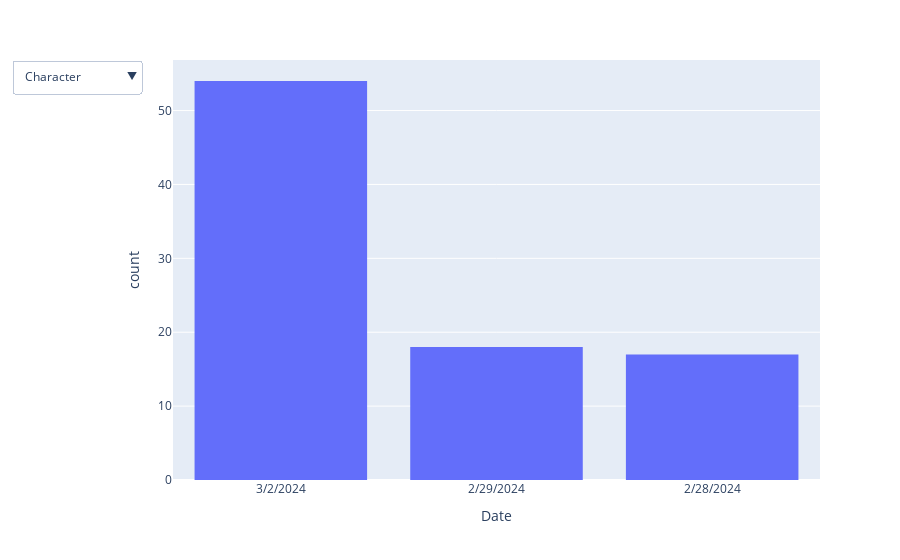

Here is the notebook cell this chart was saved with:
### Code cell
dropdown_options = []
for column in df.columns:
    fig = px.histogram(df, x=column)
    fig.update_xaxes(categoryorder="max descending")
    dropdown_options.append(
        dict(
            label=column,
            method="update",
            args=[
                {
                    "x": [df[column]],
                    "title": f"Total Counts for {column}"
                }
            ]
        )
    )
    
    fig.update_layout(
        updatemenus=[
            dict(
                type="dropdown",
                direction="down",
                showactive=True,
                buttons=dropdown_options
            )
        ]
    )
fig.show()

### Figure 1 — Plotly figure (JSON) as saved in the notebook; plotly's stock layout.template omitted (floating-point values rounded to 4 significant figures)
{"data": [{"alignmentgroup": "True", "bingroup": "x", "hovertemplate": "Date=%{x}<br>count=%{y}<extra></extra>", "legendgroup": "", "marker": {"color": "#636efa"}, "name": "", "offsetgroup": "", "orientation": "v", "showlegend": false, "type": "histogram", "x": ["2/28/2024", "2/28/2024", "2/28/2024", "2/28/2024", "2/28/2024", "2/28/2024", "2/28/2024", "2/28/2024", "2/28/2024", "2/28/2024", "2/28/2024", "2/28/2024", "2/28/2024", "2/28/2024", "2/28/2024", "2/28/2024", "2/28/2024", "2/29/2024", "2/29/2024", "2/29/2024", "2/29/2024", "2/29/2024", "2/29/2024", "2/29/2024", "2/29/2024", "2/29/2024", "2/29/2024", "2/29/2024", "2/29/2024", "2/29/2024", "2/29/2024", "2/29/2024", "2/29/2024", "2/29/2024", "2/29/2024", "3/2/2024", "3/2/2024", "3/2/2024", "3/2/2024", "3/2/2024", "3/2/2024", "3/2/2024", "3/2/2024", "3/2/2024", "3/2/2024", "3/2/2024", "3/2/2024", "3/2/2024", "3/2/2024", "3/2/2024", "3/2/2024", "3/2/2024", "3/2/2024", "3/2/2024", "3/2/2024", "3/2/2024", "3/2/2024", "3/2/2024", "3/2/2024", "3/2/2024", "3/2/2024", "3/2/2024", "3/2/2024", "3/2/2024", "3/2/2024", "3/2/2024", "3/2/2024", "3/2/2024", "3/2/2024", "3/2/2024", "3/2/2024", "3/2/2024", "3/2/2024", "3/2/2024", "3/2/2024", "3/2/2024", "3/2/2024", "3/2/2024", "3/2/2024", "3/2/2024", "3/2/2024", "3/2/2024", "3/2/2024", "3/2/2024", "3/2/2024", "3/2/2024", "3/2/2024", "3/2/2024", "3/2/2024"], "xaxis": "x", "yaxis": "y"}], "layout": {"barmode": "relative", "legend": {"tracegroupgap": 0}, "margin": {"t": 60}, "updatemenus": [{"buttons": [{"args": [{"title": "Total Counts for Character", "x": [["Lakitu", "Morton", "Lakitu", "Morton", "Lakitu", "Morton", "Lakitu", "Morton", "Bowser Jr.", "Koopa Trooper", "Bowser Jr.", "Koopa Trooper", "Bowser Jr.", "Koopa Trooper", "Bowser Jr.", "Koopa Trooper", "Donkey Kong", "Toad", "Villager (Girl)", "Dry Bones", "Toad", "Villager (Girl)", "Dry Bones", "Toad", "Villager (Girl)", "Dry Bones", "Toad", "Villager (Girl)", "Dry Bones", "Toad", "Villager (Girl)", "Dry Bones", "Toad", "Villager (Girl)", "Dry Bones", "Peach", "Yoshi", "Shy Guy", "Peach", "Yoshi", "Shy Guy", "Peach", "Yoshi", "Shy Guy", "Peach", "Yoshi", "Shy Guy", "Peach", "Yoshi", "Shy Guy", "Peach", "Yoshi", "Shy Guy", "King Boo", "Daisy", "Lakitu", "King Boo", "Daisy", "Lakitu", "King Boo", "Daisy", "Lakitu", "King Boo", "Daisy", "Lakitu", "King Boo", "Daisy", "Lakitu", "King Boo", "Daisy", "Lakitu", "Wario", "Lakitu", "Baby Daisy", "Wario", "Lakitu", "Baby Daisy", "Wario", "Lakitu", "Baby Daisy", "Wario", "Lakitu", "Baby Daisy", "Wario", "Lakitu", "Baby Daisy", "Wario", "Lakitu", "Baby Daisy"]]}], "label": "Character", "method": "update"}, {"args": [{"title": "Total Counts for Vehicle", "x": [["Standard ATV", "Mr. Scooty", "Standard ATV", "Mr. Scooty", "Standard ATV", "Mr. Scooty", "Standard ATV", "Mr. Scooty", "Splat Buggy", "Teddy Buggy", "Splat Buggy", "Teddy Buggy", "Splat Buggy", "Teddy Buggy", "Splat Buggy", "Teddy Buggy", "Jet Bike", "Sneeker", "Splat Buggy", "GLA", "Sneeker", "Splat Buggy", "GLA", "Sneeker", "Splat Buggy", "GLA", "Sneeker", "Splat Buggy", "GLA", "Sneeker", "Splat Buggy", "GLA", "Sneeker", "Splat Buggy", "GLA", "Teddy Buggy", "P-Wing", "GLA", "Teddy Buggy", "P-Wing", "GLA", "Teddy Buggy", "P-Wing", "GLA", "Teddy Buggy", "P-Wing", "GLA", "Teddy Buggy", "P-Wing", "GLA", "Teddy Buggy", "P-Wing", "GLA", "Standard Bike", "City Tripper", "Mr. Scooty", "Standard Bike", "City Tripper", "Mr. Scooty", "Standard Bike", "City Tripper", "Mr. Scooty", "Standard Bike", "City Tripper", "Mr. Scooty", "Standard Bike", "City Tripper", "Mr. Scooty", "Standard Bike", "City Tripper", "Mr. Scooty", "The Duke", "Biddybuggy", "Master Cycle", "The Duke", "Biddybuggy", "Master Cycle", "The Duke", "Biddybuggy", "Master Cycle", "The Duke", "Biddybuggy", "Master Cycle", "The Duke", "Biddybuggy", "Master Cycle", "The Duke", "Biddybuggy", "Master Cycle"]]}], "label": "Vehicle", "method": "update"}, {"args": [{"title": "Total Counts for Wheels", "x": [["Retro Off-Road", "Triforce Tires", "Retro Off-Road", "Triforce Tires", "Retro Off-Road", "Triforce Tires", "Retro Off-Road", "Triforce Tires", "Triforce Tires", "Blue Standard", "Triforce Tires", "Blue Standard", "Triforce Tires", "Blue Standard", "Triforce Tires", "Blue Standard", "Monster", "Slick", "Ancient Tires", "Slim", "Slick", "Ancient Tires", "Slim", "Slick", "Ancient Tires", "Slim", "Slick", "Ancient Tires", "Slim", "Slick", "Ancient Tires", "Slim", "Slick", "Ancient Tires", "Slim", "Cushion", "Roller", "Monster", "Cushion", "Roller", "Monster", "Cushion", "Roller", "Monster", "Cushion", "Roller", "Monster", "Cushion", "Roller", "Monster", "Cushion", "Roller", "Monster", "Slim", "Cyber Slick", "Ancient Tires", "Slim", "Cyber Slick", "Ancient Tires", "Slim", "Cyber Slick", "Ancient Tires", "Slim", "Cyber Slick", "Ancient Tires", "Slim", "Cyber Slick", "Ancient Tires", "Slim", "Cyber Slick", "Ancient Tires", "Blue Standard", "Button", "Hot Monster", "Blue Standard", "Button", "Hot Monster", "Blue Standard", "Button", "Hot Monster", "Blue Standard", "Button", "Hot Monster", "Blue Standard", "Button", "Hot Monster", "Blue Standard", "Button", "Hot Monster"]]}], "label": "Wheels", "method": "update"}, {"args": [{"title": "Total Counts for Glider", "x": [["Cloud Glider", "Super Glider", "Cloud Glider", "Super Glider", "Cloud Glider", "Super Glider", "Cloud Glider", "Super Glider", "Parachute", "MKTV Parafoil", "Parachute", "MKTV Parafoil", "Parachute", "MKTV Parafoil", "Parachute", "MKTV Parafoil", "Super Glider", "Wario Wing", "Parachute", "MKTV Parafoil", "Wario Wing", "Parachute", "MKTV Parafoil", "Wario Wing", "Parachute", "MKTV Parafoil", "Wario Wing", "Parachute", "MKTV Parafoil", "Wario Wing", "Parachute", "MKTV Parafoil", "Wario Wing", "Parachute", "MKTV Parafoil", " Wario Wing", "Hylian Kite", "Plane Glider", " Wario Wing", "Hylian Kite", "Plane Glider", " Wario Wing", "Hylian Kite", "Plane Glider", " Wario Wing", "Hylian Kite", "Plane Glider", " Wario Wing", "Hylian Kite", "Plane Glider", " Wario Wing", "Hylian Kite", "Plane Glider", "Waddle Wing", "Bowser Kite", "Parachute", "Waddle Wing", "Bowser Kite", "Parachute", "Waddle Wing", "Bowser Kite", "Parachute", "Waddle Wing", "Bowser Kite", "Parachute", "Waddle Wing", "Bowser Kite", "Parachute", "Waddle Wing", "Bowser Kite", "Parachute", "Plane Glider", "Super Glider", "Paraglider", "Plane Glider", "Super Glider", "Paraglider", "Plane Glider", "Super Glider", "Paraglider", "Plane Glider", "Super Glider", "Paraglider", "Plane Glider", "Super Glider", "Paraglider", "Plane Glider", "Super Glider", "Paraglider"]]}], "label": "Glider", "method": "update"}, {"args": [{"title": "Total Counts for Racer", "x": [["Sofia", "Kaima", "Kaima", "Sofia", "Sofia", "Kaima", "Kaima", "Sofia", "Kaima", "Sofia", "Sofia", "Kaima", "Kaima", "Sofia", "Sofia", "Kaima", "Sofia", "Kaima", "Sofia", "Jules", "Sofia", "Jules", "Kaima", "Jules", "Kaima", "Sofia", "Kaima", "Sofia", "Jules", "Sofia", "Jules", "Kaima", "Jules", "Kaima", "Sofia", "Sofia", "Kaima", "Nick", "Nick", "Sofia", "Kaima", "Kaima", "Nick", "Sofia", "Sofia", "Kaima", "Nick", "Nick", "Sofia", "Kaima", "Kaima", "Nick", "Sofia", "Kaima", "Sofia", "Nick", "Nick", "Kaima", "Sofia", "Sofia", "Nick", "Kaima", "Kaima", "Sofia", "Nick", "Nick", "Kaima", "Sofia", "Sofia", "Nick", "Kaima", "Nick", "Sofia", "Kaima", "Kaima", "Nick", "Sofia", "Sofia", "Kaima", "Nick", "Nick", "Sofia", "Kaima", "Kaima", "Nick", "Sofia", "Kaima", "Nick", "Sofia"]]}], "label": "Racer", "method": "update"}, {"args": [{"title": "Total Counts for Controller Color", "x": [["Red", "Blue", "Red", "Blue", "Red", "Blue", "Red", "Blue", "Red", "Blue", "Red", "Blue", "Red", "Blue", "Red", "Blue", "Red", "Blue", "Red", "Blue", "Blue", "Red", "Blue", "Blue", "Red", "Blue", "Blue", "Red", "Blue", "Blue", "Red", "Blue", "Blue", "Red", "Blue", "Blue", "Red", "Red", "Blue", "Red", "Red", "Blue", "Red", "Red", "Blue", "Red", "Red", "Blue", "Red", "Red", "Blue", "Red", "Red", "Blue", "Red", "Red", "Blue", "Red", "Red", "Blue", "Red", "Red", "Blue", "Red", "Red", "Blue", "Red", "Red", "Blue", "Red", "Red", "Blue", "Red", "Red", "Blue", "Red", "Red", "Blue", "Red", "Red", "Blue", "Red", "Red", "Blue", "Red", "Red", "Blue", "Red", "Red"]]}], "label": "Controller Color", "method": "update"}, {"args": [{"title": "Total Counts for Map", "x": [["Dolphin Shoals", "Dolphin Shoals", "Super Bell Subway", "Super Bell Subway", "Ice Ice Outpost", "Ice Ice Outpost", "Dry Dry Desert", "Dry Dry Desert", "Yoshi Valley", "Yoshi Valley", "Dragon Driftway", "Dragon Driftway", "Yoshi Circuit", "Yoshi Circuit", "Shy Guy Falls", "Shy Guy Falls", "Sunshine Airport", "Big Blue", "Big Blue", "Big Blue", "Dry Dry Desert", "Dry Dry Desert", "Dry Dry Desert", "Dragon Driftway", "Dragon Driftway", "Dragon Driftway", "Cheese Land", "Cheese Land", "Cheese Land", "Thwomp Ruins", "Thwomp Ruins", "Thwomp Ruins", "Mario Circuit", "Mario Circuit", "Mario Circuit", "DK Jungle", "DK Jungle", "DK Jungle", "Toad's Turnpike", "Toad's Turnpike", "Toad's Turnpike", "Bone Dry Dunes", "Bone Dry Dunes", "Bone Dry Dunes", "Music Park", "Music Park", "Music Park", "Bowser's Castle", "Bowser's Castle", "Bowser's Castle", "Cheese Land", "Cheese Land", "Cheese Land", "Mario Kart Stadium", "Mario Kart Stadium", "Mario Kart Stadium", "Dragon Driftway", "Dragon Driftway", "Dragon Driftway", "Mario Circuit", "Mario Circuit", "Mario Circuit", "Cheese Land", "Cheese Land", "Cheese Land", "Shy Guy Falls", "Shy Guy Falls", "Shy Guy Falls", "Rainbow Road", "Rainbow Road", "Rainbow Road", "Mute City", "Mute City", "Mute City", "Ice Ice Outpost", "Ice Ice Outpost", "Ice Ice Outpost", "Bone Dry Dunes", "Bone Dry Dunes", "Bone Dry Dunes", "Hyrule Circuit", "Hyrule Circuit", "Hyrule Circuit", "Dolphin Shoals", "Dolphin Shoals", "Dolphin Shoals", "Thwomp Ruins", "Thwomp Ruins", "Thwomp Ruins"]]}], "label": "Map", "method": "update"}, {"args": [{"title": "Total Counts for Place", "x": [[1, 2, 4, 1, 1, 4, 1, 2, 2, 1, 3, 1, 5, 1, 2, 1, 1, 4, 1, 6, 4, 10, 2, 7, 1, 5, 3, 1, 8, 1, 6, 4, 4, 2, 1, 3, 2, 1, 1, 6, 5, 1, 2, 4, 1, 2, 3, 1, 4, 2, 3, 1, 6, 4, 2, 1, 1, 5, 2, 4, 1, 5, 9, 6, 1, 8, 2, 7, 1, 12, 8, 1, 3, 4, 7, 1, 2, 4, 2, 1, 1, 2, 4, 4, 1, 7, 3, 9, 1]]}], "label": "Place", "method": "update"}, {"args": [{"title": "Total Counts for CC", "x": [[100, 100, 100, 100, 100, 100, 100, 100, 100, 100, 100, 100, 100, 100, 100, 100, 100, 100, 100, 100, 100, 100, 100, 100, 100, 100, 100, 100, 100, 100, 100, 100, 100, 100, 100, 100, 100, 100, 100, 100, 100, 100, 100, 100, 100, 100, 100, 100, 100, 100, 100, 100, 100, 100, 100, 100, 100, 100, 100, 100, 100, 100, 100, 100, 100, 100, 100, 100, 100, 100, 100, 100, 100, 100, 100, 100, 100, 100, 100, 100, 100, 100, 100, 100, 100, 100, 100, 100, 100]]}], "label": "CC", "method": "update"}, {"args": [{"title": "Total Counts for COM", "x": [["Normal", "Normal", "Normal", "Normal", "Normal", "Normal", "Normal", "Normal", "Normal", "Normal", "Normal", "Normal", "Normal", "Normal", "Normal", "Normal", "Normal", "Normal", "Normal", "Normal", "Normal", "Normal", "Normal", "Normal", "Normal", "Normal", "Normal", "Normal", "Normal", "Normal", "Normal", "Normal", "Normal", "Normal", "Normal", "Normal", "Normal", "Normal", "Normal", "Normal", "Normal", "Normal", "Normal", "Normal", "Normal", "Normal", "Normal", "Normal", "Normal", "Normal", "Normal", "Normal", "Normal", "Normal", "Normal", "Normal", "Normal", "Normal", "Normal", "Normal", "Normal", "Normal", "Normal", "Normal", "Normal", "Normal", "Normal", "Normal", "Normal", "Normal", "Normal", "Normal", "Normal", "Normal", "Normal", "Normal", "Normal", "Normal", "Normal", "Normal", "Normal", "Normal", "Normal", "Normal", "Normal", "Normal", "Normal", "Normal", "Normal"]]}], "label": "COM", "method": "update"}, {"args": [{"title": "Total Counts for Auto Steering", "x": [[true, true, true, true, true, true, true, true, true, true, true, true, true, true, true, true, true, true, true, true, true, true, true, true, true, true, true, true, true, true, true, true, true, true, true, true, true, true, true, true, true, true, true, true, true, true, true, true, true, true, true, true, true, false, false, false, false, false, false, false, false, false, false, false, false, false, false, false, false, false, false, false, false, false, false, false, false, false, false, false, false, false, false, false, false, false, false, false, false]]}], "label": "Auto Steering", "method": "update"}, {"args": [{"title": "Total Counts for Stick Steering", "x": [[true, true, true, true, true, true, true, true, true, true, true, true, true, true, true, true, true, true, true, true, true, true, true, true, true, true, true, true, true, true, true, true, true, true, true, true, true, true, true, true, true, true, true, true, true, true, true, true, true, true, true, true, true, true, true, true, true, true, true, true, true, true, true, true, true, true, true, true, true, true, true, true, true, true, true, true, true, true, true, true, true, true, true, true, true, true, true, true, true]]}], "label": "Stick Steering", "method": "update"}, {"args": [{"title": "Total Counts for Auto Drive", "x": [[true, true, true, true, true, true, true, true, true, true, true, true, true, true, true, true, true, true, true, true, true, true, true, true, true, true, true, true, true, true, true, true, true, true, true, true, true, true, true, true, true, true, true, true, true, true, true, true, true, true, true, true, true, true, true, true, true, true, true, true, true, true, true, true, true, true, true, true, true, true, true, true, true, true, true, true, true, true, true, true, true, true, true, true, true, true, true, true, true]]}], "label": "Auto Drive", "method": "update"}, {"args": [{"title": "Total Counts for Date", "x": [["2/28/2024", "2/28/2024", "2/28/2024", "2/28/2024", "2/28/2024", "2/28/2024", "2/28/2024", "2/28/2024", "2/28/2024", "2/28/2024", "2/28/2024", "2/28/2024", "2/28/2024", "2/28/2024", "2/28/2024", "2/28/2024", "2/28/2024", "2/29/2024", "2/29/2024", "2/29/2024", "2/29/2024", "2/29/2024", "2/29/2024", "2/29/2024", "2/29/2024", "2/29/2024", "2/29/2024", "2/29/2024", "2/29/2024", "2/29/2024", "2/29/2024", "2/29/2024", "2/29/2024", "2/29/2024", "2/29/2024", "3/2/2024", "3/2/2024", "3/2/2024", "3/2/2024", "3/2/2024", "3/2/2024", "3/2/2024", "3/2/2024", "3/2/2024", "3/2/2024", "3/2/2024", "3/2/2024", "3/2/2024", "3/2/2024", "3/2/2024", "3/2/2024", "3/2/2024", "3/2/2024", "3/2/2024", "3/2/2024", "3/2/2024", "3/2/2024", "3/2/2024", "3/2/2024", "3/2/2024", "3/2/2024", "3/2/2024", "3/2/2024", "3/2/2024", "3/2/2024", "3/2/2024", "3/2/2024", "3/2/2024", "3/2/2024", "3/2/2024", "3/2/2024", "3/2/2024", "3/2/2024", "3/2/2024", "3/2/2024", "3/2/2024", "3/2/2024", "3/2/2024", "3/2/2024", "3/2/2024", "3/2/2024", "3/2/2024", "3/2/2024", "3/2/2024", "3/2/2024", "3/2/2024", "3/2/2024", "3/2/2024", "3/2/2024"]]}], "label": "Date", "method": "update"}], "direction": "down", "showactive": false, "type": "dropdown"}], "xaxis": {"anchor": "y", "categoryorder": "max descending", "domain": [0, 1], "title": {"text": "Date"}}, "yaxis": {"anchor": "x", "domain": [0, 1], "title": {"text": "count"}}}}
